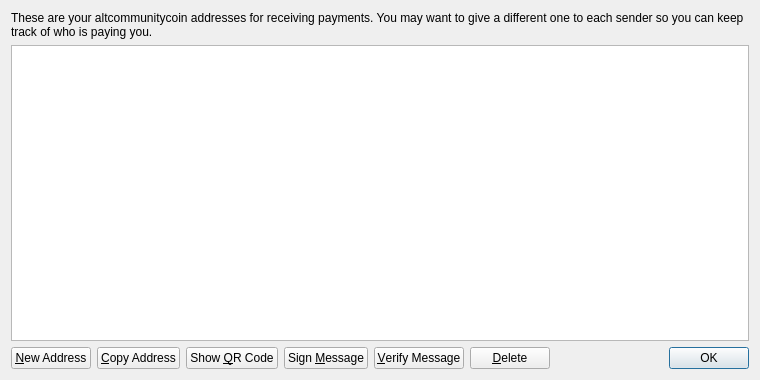
<?xml version="1.0" encoding="UTF-8"?>
<ui version="4.0">
 <class>AddressBookPage</class>
 <widget class="QWidget" name="AddressBookPage">
  <property name="geometry">
   <rect>
    <x>0</x>
    <y>0</y>
    <width>760</width>
    <height>380</height>
   </rect>
  </property>
  <property name="windowTitle">
   <string>Address Book</string>
  </property>
  <layout class="QVBoxLayout" name="verticalLayout">
   <item>
    <widget class="QLabel" name="labelExplanation">
     <property name="text">
      <string>These are your altcommunitycoin addresses for receiving payments. You may want to give a different one to each sender so you can keep track of who is paying you.</string>
     </property>
     <property name="textFormat">
      <enum>Qt::PlainText</enum>
     </property>
     <property name="wordWrap">
      <bool>true</bool>
     </property>
    </widget>
   </item>
   <item>
    <widget class="QTableView" name="tableView">
     <property name="contextMenuPolicy">
      <enum>Qt::CustomContextMenu</enum>
     </property>
     <property name="toolTip">
      <string>Double-click to edit address or label</string>
     </property>
     <property name="tabKeyNavigation">
      <bool>false</bool>
     </property>
     <property name="selectionMode">
      <enum>QAbstractItemView::SingleSelection</enum>
     </property>
     <property name="selectionBehavior">
      <enum>QAbstractItemView::SelectRows</enum>
     </property>
     <property name="sortingEnabled">
      <bool>true</bool>
     </property>
     <attribute name="verticalHeaderVisible">
      <bool>false</bool>
     </attribute>
    </widget>
   </item>
   <item>
    <layout class="QHBoxLayout" name="horizontalLayout">
     <item>
      <widget class="QPushButton" name="newAddressButton">
       <property name="toolTip">
        <string>Create a new address</string>
       </property>
       <property name="styleSheet">
        <string notr="true"/>
       </property>
       <property name="text">
        <string>&amp;New Address</string>
       </property>
      </widget>
     </item>
     <item>
      <widget class="QPushButton" name="copyToClipboard">
       <property name="toolTip">
        <string>Copy the currently selected address to the system clipboard</string>
       </property>
       <property name="styleSheet">
        <string notr="true"/>
       </property>
       <property name="text">
        <string>&amp;Copy Address</string>
       </property>
      </widget>
     </item>
     <item>
      <widget class="QPushButton" name="showQRCode">
       <property name="styleSheet">
        <string notr="true"/>
       </property>
       <property name="text">
        <string>Show &amp;QR Code</string>
       </property>
      </widget>
     </item>
     <item>
      <widget class="QPushButton" name="signMessage">
       <property name="toolTip">
        <string>Sign a message to prove you own a altcommunitycoin address</string>
       </property>
       <property name="styleSheet">
        <string notr="true"/>
       </property>
       <property name="text">
        <string>Sign &amp;Message</string>
       </property>
      </widget>
     </item>
     <item>
      <widget class="QPushButton" name="verifyMessage">
       <property name="toolTip">
        <string>Verify a message to ensure it was signed with a specified altcommunitycoin address</string>
       </property>
       <property name="styleSheet">
        <string notr="true"/>
       </property>
       <property name="text">
        <string>&amp;Verify Message</string>
       </property>
      </widget>
     </item>
     <item>
      <widget class="QPushButton" name="deleteButton">
       <property name="toolTip">
        <string>Delete the currently selected address from the list</string>
       </property>
       <property name="styleSheet">
        <string notr="true"/>
       </property>
       <property name="text">
        <string>&amp;Delete</string>
       </property>
      </widget>
     </item>
     <item>
      <spacer name="horizontalSpacer">
       <property name="orientation">
        <enum>Qt::Horizontal</enum>
       </property>
       <property name="sizeHint" stdset="0">
        <size>
         <width>40</width>
         <height>20</height>
        </size>
       </property>
      </spacer>
     </item>
     <item>
      <widget class="QDialogButtonBox" name="buttonBox">
       <property name="sizePolicy">
        <sizepolicy hsizetype="Maximum" vsizetype="Fixed">
         <horstretch>0</horstretch>
         <verstretch>0</verstretch>
        </sizepolicy>
       </property>
       <property name="styleSheet">
        <string notr="true"/>
       </property>
       <property name="standardButtons">
        <set>QDialogButtonBox::Ok</set>
       </property>
      </widget>
     </item>
    </layout>
   </item>
  </layout>
 </widget>
 <resources/>
 <connections/>
</ui>
